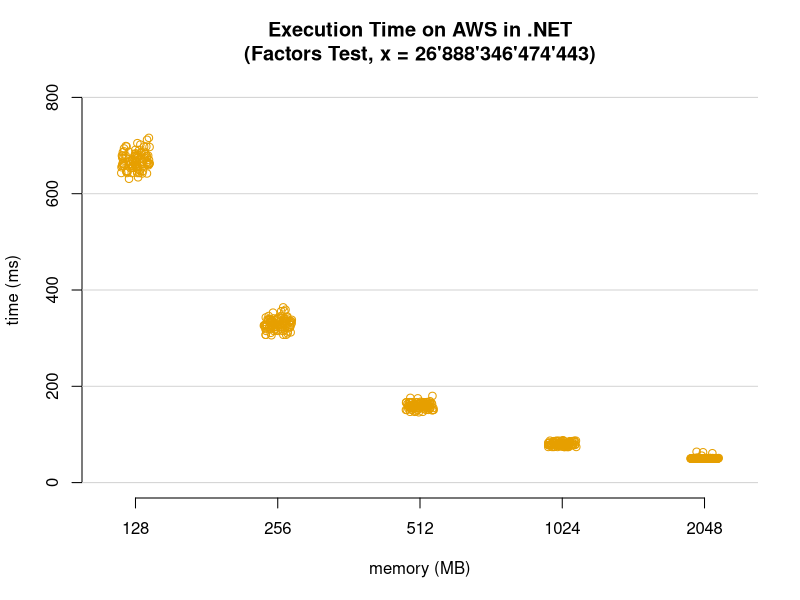

Generate this figure with R:
input <- read.csv("raw_general_aws_dotnet_data.csv",header=T,sep=",")
png(file = "scatterplot_general_aws_dotnet.png", width=1000, height=1000, units="px", pointsize=24)
stripchart(input$measured_ms ~ input$memory_mb, pch = 21, frame = FALSE, vertical = TRUE, method = "jitter", main = "Execution Time on AWS in .NET\n(Factors Test, x = 26'888'346'474'443)", xlab = "memory (MB)", ylab = "time (ms)", ylim = c(0, 800), col = c("#E69F00", "#E69F00", "#E69F00", "#E69F00", "#E69F00"))
grid (NULL,NULL,nx=0,col = "lightgray")
